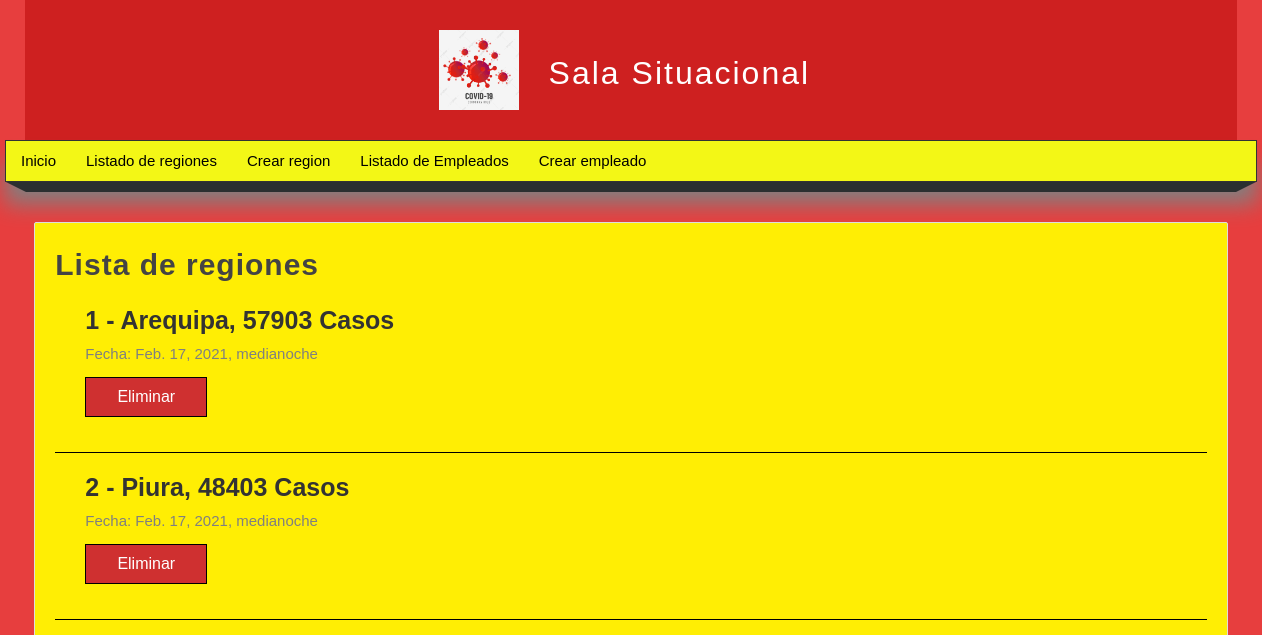
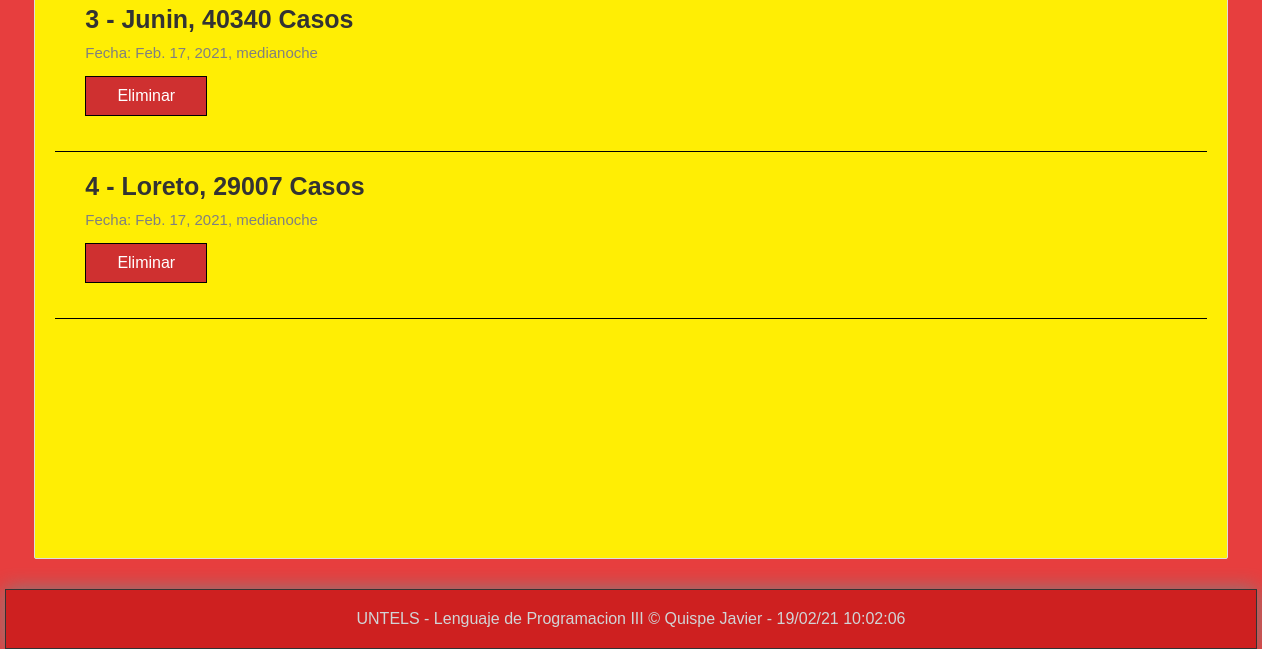
The app's page /listar_regiones, older data (2 pictures, top to bottom).
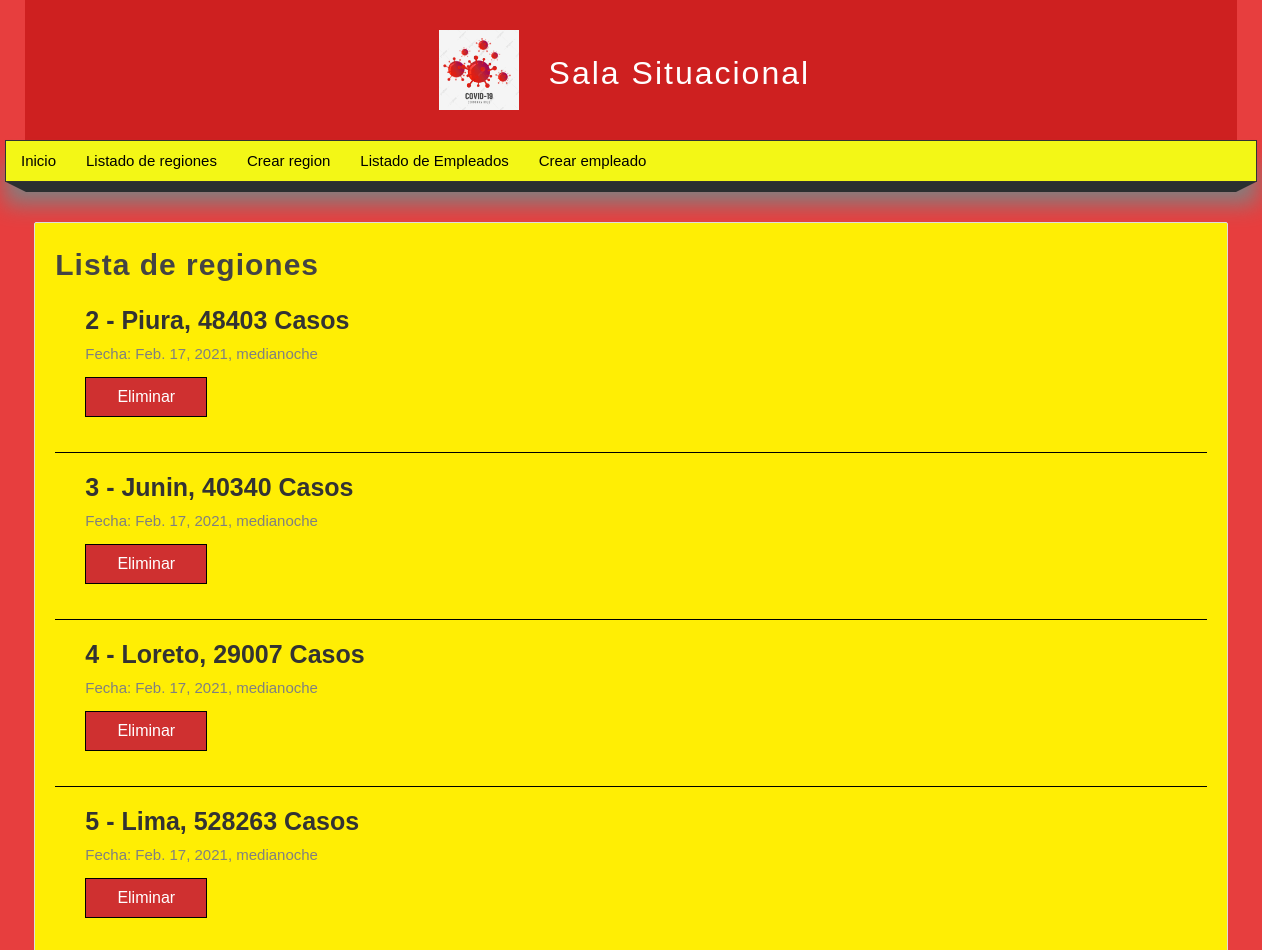
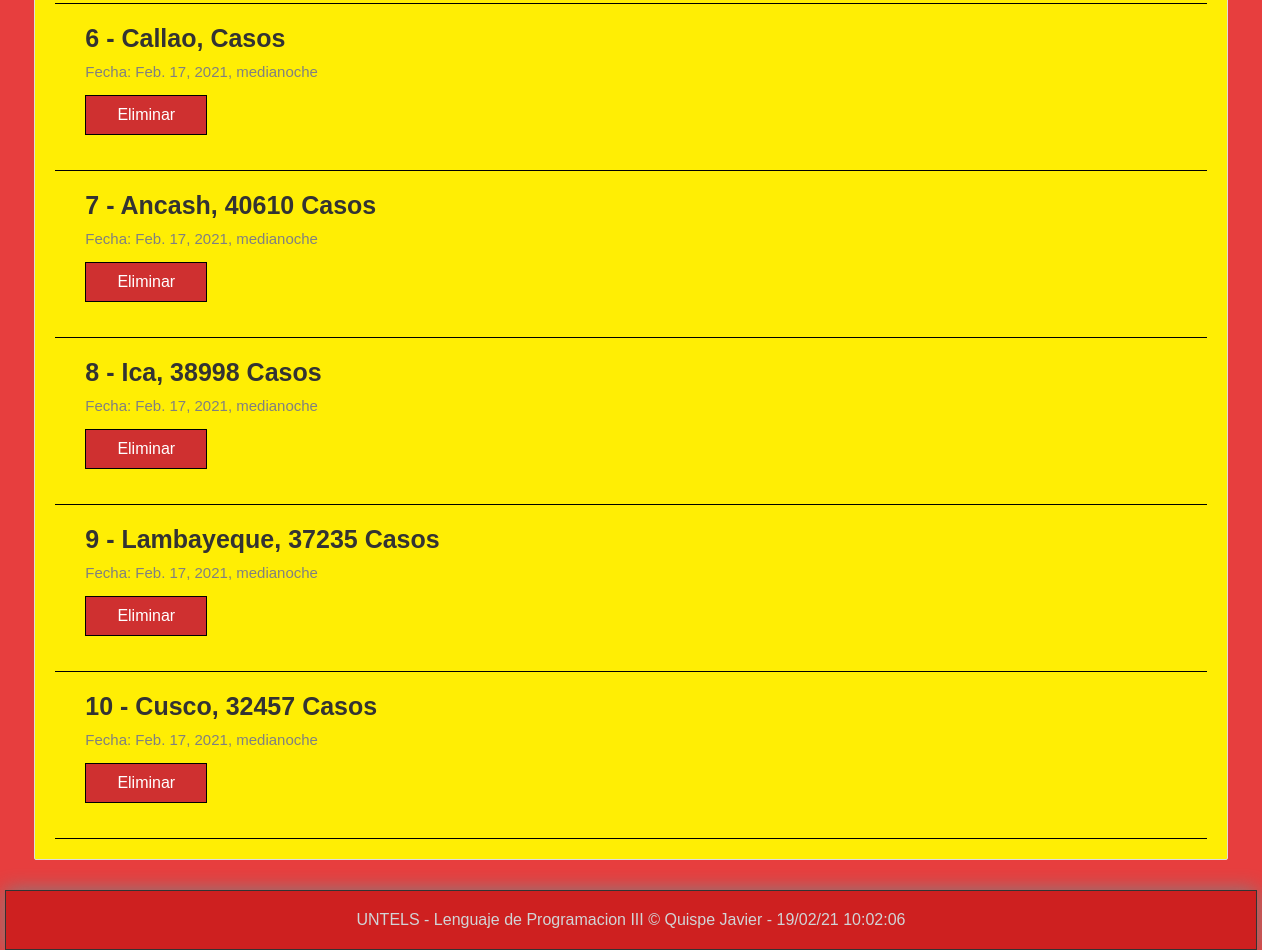
The same page, newer data (2 pictures, top to bottom).
### miapp/models.py (models this page shows, shortened)
class Region(models.Model):
    date = models.DateTimeField(auto_now_add=False, verbose_name="Fecha")
    name = models.CharField(max_length=100, verbose_name="Nombre de la region")
    image = models.ImageField(default='null', verbose_name="Mapa", upload_to="regiones")
    cases = models.CharField(max_length=50, verbose_name="Casos")
    deaths = models.CharField(max_length=50, verbose_name="Muertes")
    lathality = models.CharField(max_length=50, verbose_name="Letalidad")
    creado = models.DateTimeField(auto_now_add=True)
    actualizado = models.DateTimeField(auto_now=True)
    class Meta:
        verbose_name = "Region"
        verbose_name_plural = "Regiones"
        ordering = ['id']

### miapp/views.py (the view)
# urls.py: path('listar_regiones', views.listar_regiones, name="listar_regiones"),
def listar_regiones(request):
    regiones = Region.objects.all
    return render(request, 'listar_regiones.html',{
        'regiones' : regiones,
        'titulo' : 'Lista de regiones',
    })

### miapp/templates/listar_regiones.html (shortened to what this page needs)
{% extends 'layout.html' %}
{% block content %}
        <h1 class="title"> {{titulo}} </h1>
        {% for region in regiones %}
            <div class="region-item">
                <div class="data">
                    <h2>
                        {{region.id}} - {{region.name}}, {{region.cases}} Casos
                    </h2>
                    <span class="date">
                        Fecha: {{region.date}}
                    </span>
                    <p>
                        <a href="{% url 'eliminar_region' id=region.id %}" class="btn btn-delete">
                            Eliminar
                        </a>
                    </p>
                </div>
            </div>
         {% endfor %}
{% endblock content %}

Row changes from the older to the newer data that the page shows:
removed Region: id "1", name "Arequipa", cases "57903", date "Feb. 17, 2021, medianoche"
added Region: id "5", name "Lima", cases "528263", date "Feb. 17, 2021, medianoche"
added Region: id "6", name "Callao", date "Feb. 17, 2021, medianoche"
added Region: id "7", name "Ancash", cases "40610", date "Feb. 17, 2021, medianoche"
added Region: id "8", name "Ica", cases "38998", date "Feb. 17, 2021, medianoche"
added Region: id "9", name "Lambayeque", cases "37235", date "Feb. 17, 2021, medianoche"
added Region: id "10", name "Cusco", cases "32457", date "Feb. 17, 2021, medianoche"
